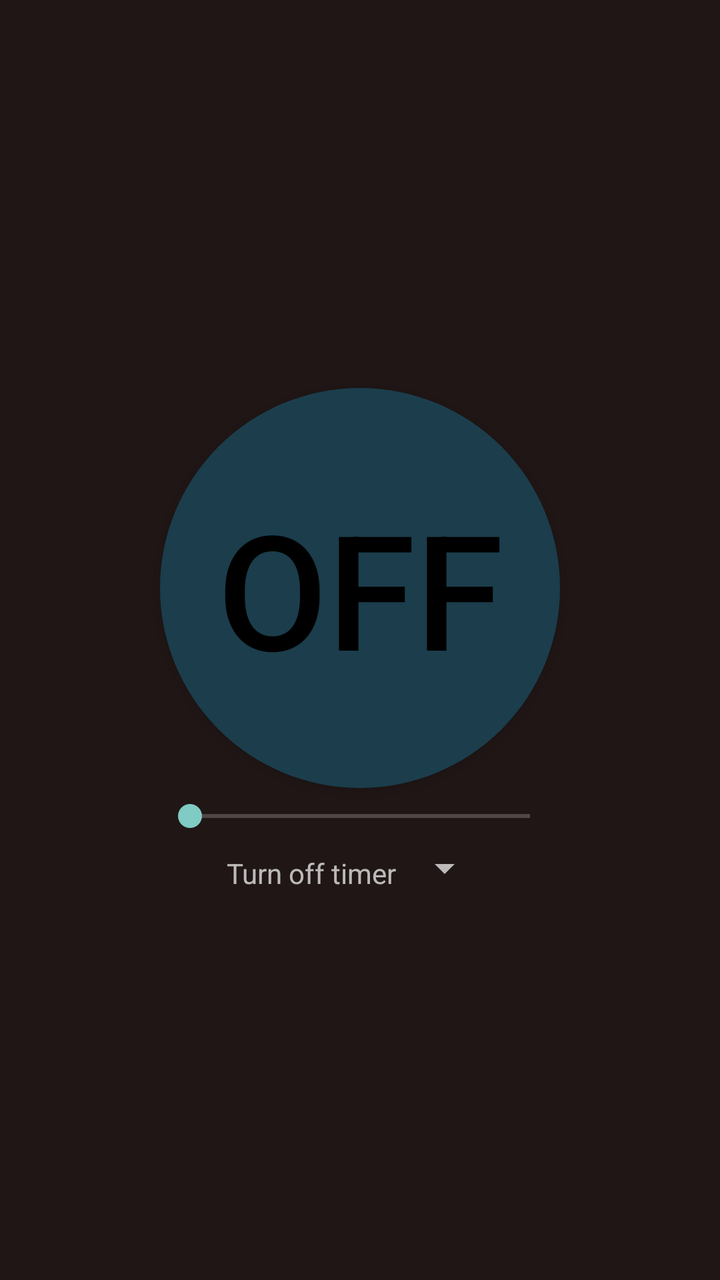
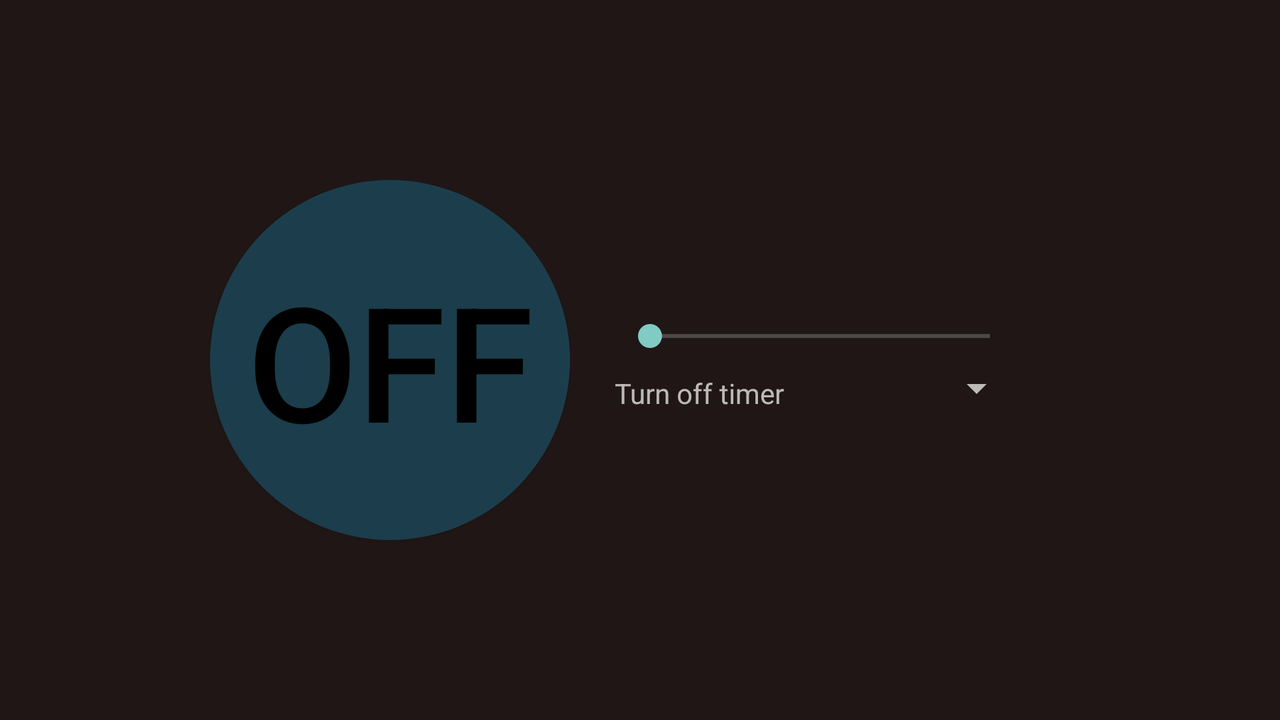

One screen, two layout resources from the same app: the default and the author's alternative for another configuration. Each is rendered where Android would select it; the XML of both is given below.
<!-- AndroidManifest.xml: application theme AppTheme -->
<!-- res/layout/activity_main.xml -->
<RelativeLayout xmlns:android="http://schemas.android.com/apk/res/android"
    xmlns:tools="http://schemas.android.com/tools"
    android:layout_width="match_parent"
    android:layout_height="match_parent"
    android:background="@color/dark_brown"
    android:gravity="center"
    android:paddingBottom="@dimen/activity_vertical_margin"
    android:paddingLeft="@dimen/activity_horizontal_margin"
    android:paddingRight="@dimen/activity_horizontal_margin"
    android:paddingTop="@dimen/activity_vertical_margin"
    tools:context="com.theAlternative.dimmer.MainActivity" >

    <ToggleButton
        android:id="@+id/btn_Dimmer"
        android:layout_width="200dp"
        android:layout_height="200dp"
        android:layout_centerHorizontal="true"
        android:background="@drawable/toggle_bg"
        android:onClick="onToggleClicked"
        android:textColor="@color/toggle_text_selector"
        android:textOff="OFF"
        android:textOn="ON"
        android:textSize="80sp" />

    <SeekBar
        android:id="@+id/skb_Dimmer"
        android:layout_width="200dp"
        android:layout_height="wrap_content"
        android:layout_below="@id/btn_Dimmer"
        android:layout_centerHorizontal="true"
        android:paddingBottom="5dp"
        android:paddingLeft="15dp"
        android:paddingRight="15dp"
        android:paddingTop="5dp" />

    <LinearLayout
        android:layout_width="wrap_content"
        android:layout_height="wrap_content"
        android:layout_below="@id/skb_Dimmer"
        android:layout_centerHorizontal="true"
        android:orientation="horizontal" >

        <TextView
            android:id="@+id/txt_timer_label"
            android:layout_width="wrap_content"
            android:layout_height="wrap_content"
            android:layout_gravity="bottom"
            android:text="Turn off timer" />

        <Spinner
            android:id="@+id/spn_timer"
            android:layout_width="wrap_content"
            android:layout_height="wrap_content" />
    </LinearLayout>

</RelativeLayout>
<!-- resources referenced by this layout -->
<resources>
  <color name="dark_brown">#201616</color>
  <!-- drawable toggle_bg (drawable) -->
  <?xml version="1.0" encoding="utf-8"?>
  <shape xmlns:android="http://schemas.android.com/apk/res/android" 
      android:shape="oval">
      <solid android:color="@color/dull_blue" />
  </shape>
  <style name="AppTheme" parent="AppBaseTheme">
          
      </style>
  <color name="dull_blue">#801B6985</color>
  <!-- from res/values-v14/ -->
  <style name="AppBaseTheme" parent="@style/Theme.AppCompat">
          
          <item name="android:actionBarStyle">@style/myActionBar</item>
      </style>
  <!-- from res/values-v14/ -->
  <style name="myActionBar" parent="@style/Widget.AppCompat.ActionBar">
  	    <item name="android:background">@drawable/abc_ab_bottom_transparent_dark_holo</item>
  	</style>
</resources>
<!-- res/layout-land/activity_main.xml (the author's variant of the layout above) -->
<!-- drawn on the phone turned sideways -->
<RelativeLayout xmlns:android="http://schemas.android.com/apk/res/android"
    xmlns:tools="http://schemas.android.com/tools"
    android:layout_width="match_parent"
    android:layout_height="match_parent"
    android:background="@color/dark_brown"
    android:paddingBottom="@dimen/activity_vertical_margin"
    android:paddingLeft="@dimen/activity_horizontal_margin"
    android:paddingRight="@dimen/activity_horizontal_margin"
    android:paddingTop="@dimen/activity_vertical_margin"
    tools:context="com.theAlternative.dimmer.MainActivity"
    android:gravity="center" >

    <ToggleButton
        android:id="@+id/btn_Dimmer"
        android:layout_width="180dp"
        android:layout_height="180dp"
        android:background="@drawable/toggle_bg"
        android:onClick="onToggleClicked"
        android:textColor="@color/toggle_text_selector"
        android:textOff="OFF"
        android:textOn="ON"
        android:textSize="80sp"
        android:layout_centerVertical="true"
        />

    <LinearLayout
        android:layout_width="250dp"
        android:layout_height="match_parent"
        android:layout_toRightOf="@id/btn_Dimmer"
        android:gravity="center"
        android:orientation="vertical" >

        <SeekBar
            android:id="@+id/skb_Dimmer"
            android:layout_width="200dp"
            android:layout_height="wrap_content"
            android:paddingBottom="5dp"
            android:paddingLeft="15dp"
            android:paddingRight="15dp"
            android:paddingTop="5dp" />

        <LinearLayout
            android:layout_width="match_parent"
            android:layout_height="wrap_content"
            android:gravity="center"
            android:orientation="horizontal" >

            <TextView
                android:id="@+id/txt_timer_label"
                android:layout_width="wrap_content"
                android:layout_height="wrap_content"
                android:layout_gravity="bottom"
                android:text="Turn off timer" />

            <Spinner
                android:id="@+id/spn_timer"
                android:layout_width="120dp"
                android:layout_height="wrap_content"
                android:layout_gravity="right" />
        </LinearLayout>
    </LinearLayout>

</RelativeLayout>
